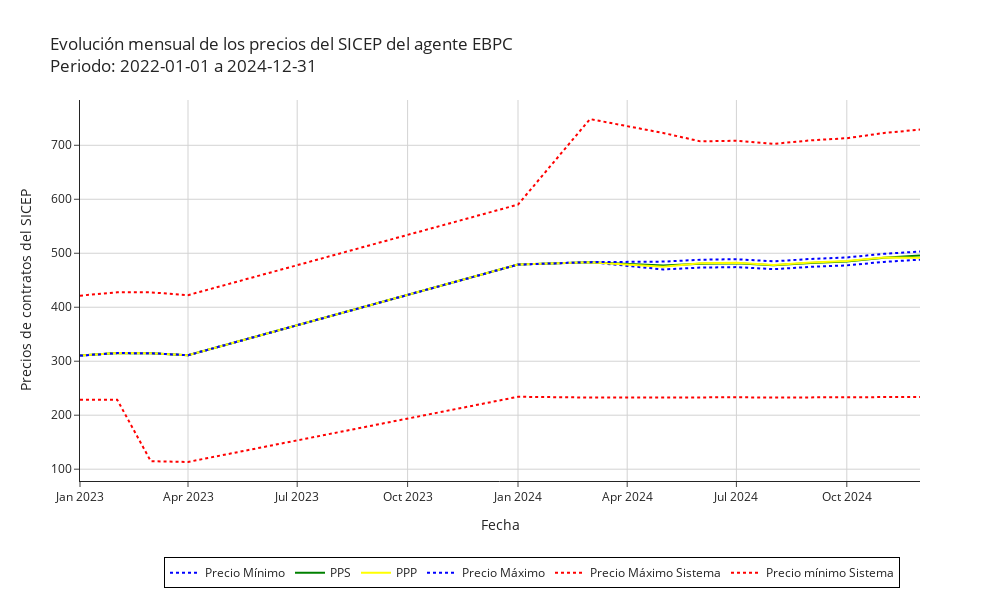

The notebook cell this image was saved under:
### Markdown cell above
Se crean filtros para graficar los precios del SICEP por agente

### Code cell
codigo_agente_comprador = 'EBPC'

comparar_sistema = True

titulo = 'Evolución mensual de los precios del SICEP del agente ' + codigo_agente_comprador + '<br>Periodo: {fecha_inicial} a {fecha_final}'.format(fecha_inicial=fecha_inicial_precios, fecha_final=fecha_final_precios)

df_precios_agente_filtrado = df_precios_agente[df_precios_agente['CodigoAgenteComprador']==codigo_agente_comprador] 

df_precios_agente_filtrado.sort_values(by=['Fecha'], ascending=[True], inplace=True) 

if comparar_sistema:
    df_precios_agente_filtrado = df_precios_agente_filtrado.merge(df_precios_sistema, on = 'Fecha', how='left', suffixes=('', '_Sistema'))  
    
    graficar_precios(df=df_precios_agente_filtrado, titulo=titulo, 
                    color=['blue', 'green', 'yellow', 'blue', 'red', 'red'],
                    nombre_variable=['Precio Mínimo', 'PPS', 'PPP', 'Precio Máximo', 'Precio Máximo Sistema', 'Precio mínimo Sistema'], 
                    nombre_eje_x='Fecha', 
                    nombre_eje_y=['PrecioMinimo', 'PPS', 'PPP', 'PrecioMaximo', 'PrecioMaximo_Sistema', 'PrecioMinimo_Sistema'], 
                    tipo_linea=['dot', 'solid', 'solid', 'dot', 'dot', 'dot'], 
                    titulo_y='Precios de contratos del SICEP'
                    )
else:
    graficar_precios(df=df_precios_agente_filtrado, titulo=titulo, 
                    color=['blue', 'green', 'red', 'blue'],
                    nombre_variable=['Precio Mínimo', 'PPS', 'PPP', 'Precio Máximo'], 
                    nombre_eje_x='Fecha', 
                    nombre_eje_y=['PrecioMinimo', 'PPS', 'PPP', 'PrecioMaximo'], 
                    tipo_linea=['dot', 'solid', 'solid', 'dot'], 
                    titulo_y='Precios de contratos del SICEP'
                    )

### Figure 1 — Plotly figure (JSON) as saved in the notebook; plotly's stock layout.template omitted (floating-point values rounded to 4 significant figures)
{"data": [{"line": {"color": "blue", "dash": "dot", "width": 2}, "mode": "lines", "name": "Precio Mínimo", "type": "scatter", "x": ["2023-01-01T00:00:00.000000000", "2023-02-01T00:00:00.000000000", "2023-03-01T00:00:00.000000000", "2023-04-01T00:00:00.000000000", "2024-01-01T00:00:00.000000000", "2024-03-01T00:00:00.000000000", "2024-05-01T00:00:00.000000000", "2024-06-01T00:00:00.000000000", "2024-07-01T00:00:00.000000000", "2024-08-01T00:00:00.000000000", "2024-09-01T00:00:00.000000000", "2024-10-01T00:00:00.000000000", "2024-11-01T00:00:00.000000000", "2024-12-01T00:00:00.000000000"], "y": [310.4, 315.1, 314.9, 311.1, 479.0, 483.5, 470.0, 473.4, 474.4, 470.5, 474.8, 477.5, 484.0, 488.2]}, {"line": {"color": "green", "dash": "solid", "width": 2}, "mode": "lines", "name": "PPS", "type": "scatter", "x": ["2023-01-01T00:00:00.000000000", "2023-02-01T00:00:00.000000000", "2023-03-01T00:00:00.000000000", "2023-04-01T00:00:00.000000000", "2024-01-01T00:00:00.000000000", "2024-03-01T00:00:00.000000000", "2024-05-01T00:00:00.000000000", "2024-06-01T00:00:00.000000000", "2024-07-01T00:00:00.000000000", "2024-08-01T00:00:00.000000000", "2024-09-01T00:00:00.000000000", "2024-10-01T00:00:00.000000000", "2024-11-01T00:00:00.000000000", "2024-12-01T00:00:00.000000000"], "y": [310.4, 315.1, 314.9, 311.1, 479.0, 483.5, 477.3, 480.7, 481.7, 477.7, 482.2, 484.9, 491.5, 495.7]}, {"line": {"color": "yellow", "dash": "solid", "width": 2}, "mode": "lines", "name": "PPP", "type": "scatter", "x": ["2023-01-01T00:00:00.000000000", "2023-02-01T00:00:00.000000000", "2023-03-01T00:00:00.000000000", "2023-04-01T00:00:00.000000000", "2024-01-01T00:00:00.000000000", "2024-03-01T00:00:00.000000000", "2024-05-01T00:00:00.000000000", "2024-06-01T00:00:00.000000000", "2024-07-01T00:00:00.000000000", "2024-08-01T00:00:00.000000000", "2024-09-01T00:00:00.000000000", "2024-10-01T00:00:00.000000000", "2024-11-01T00:00:00.000000000", "2024-12-01T00:00:00.000000000"], "y": [310.4, 315.1, 314.9, 311.1, 479.0, 483.5, 475.2, 481.4, 482.4, 478.4, 482.9, 485.6, 492.2, 491.5]}, {"line": {"color": "blue", "dash": "dot", "width": 2}, "mode": "lines", "name": "Precio Máximo", "type": "scatter", "x": ["2023-01-01T00:00:00.000000000", "2023-02-01T00:00:00.000000000", "2023-03-01T00:00:00.000000000", "2023-04-01T00:00:00.000000000", "2024-01-01T00:00:00.000000000", "2024-03-01T00:00:00.000000000", "2024-05-01T00:00:00.000000000", "2024-06-01T00:00:00.000000000", "2024-07-01T00:00:00.000000000", "2024-08-01T00:00:00.000000000", "2024-09-01T00:00:00.000000000", "2024-10-01T00:00:00.000000000", "2024-11-01T00:00:00.000000000", "2024-12-01T00:00:00.000000000"], "y": [310.4, 315.1, 314.9, 311.1, 479.0, 483.5, 484.5, 488.0, 489.0, 485.0, 489.5, 492.2, 498.9, 503.2]}, {"line": {"color": "red", "dash": "dot", "width": 2}, "mode": "lines", "name": "Precio Máximo Sistema", "type": "scatter", "x": ["2023-01-01T00:00:00.000000000", "2023-02-01T00:00:00.000000000", "2023-03-01T00:00:00.000000000", "2023-04-01T00:00:00.000000000", "2024-01-01T00:00:00.000000000", "2024-03-01T00:00:00.000000000", "2024-05-01T00:00:00.000000000", "2024-06-01T00:00:00.000000000", "2024-07-01T00:00:00.000000000", "2024-08-01T00:00:00.000000000", "2024-09-01T00:00:00.000000000", "2024-10-01T00:00:00.000000000", "2024-11-01T00:00:00.000000000", "2024-12-01T00:00:00.000000000"], "y": [421.4, 427.7, 427.6, 422.4, 590.1, 748.6, 722.8, 707.3, 708.4, 702.6, 709.1, 713.1, 722.8, 729.0]}, {"line": {"color": "red", "dash": "dot", "width": 2}, "mode": "lines", "name": "Precio mínimo Sistema", "type": "scatter", "x": ["2023-01-01T00:00:00.000000000", "2023-02-01T00:00:00.000000000", "2023-03-01T00:00:00.000000000", "2023-04-01T00:00:00.000000000", "2024-01-01T00:00:00.000000000", "2024-03-01T00:00:00.000000000", "2024-05-01T00:00:00.000000000", "2024-06-01T00:00:00.000000000", "2024-07-01T00:00:00.000000000", "2024-08-01T00:00:00.000000000", "2024-09-01T00:00:00.000000000", "2024-10-01T00:00:00.000000000", "2024-11-01T00:00:00.000000000", "2024-12-01T00:00:00.000000000"], "y": [228.6, 228.6, 114.8, 113.4, 234.2, 232.8, 232.8, 233.5, 233.2, 232.8, 233.3, 232.8, 233.4, 233.8]}], "layout": {"height": 600, "legend": {"bordercolor": "Black", "borderwidth": 1, "orientation": "h", "x": 0.1, "y": -0.2}, "title": {"text": "Evolución mensual de los precios del SICEP del agente EBPC<br>Periodo: 2022-01-01 a 2024-12-31"}, "width": 1000, "xaxis": {"gridcolor": "lightgray", "showgrid": true, "title": {"text": "Fecha"}}, "yaxis": {"gridcolor": "lightgray", "showgrid": true, "title": {"text": "Precios de contratos del SICEP"}}}}
